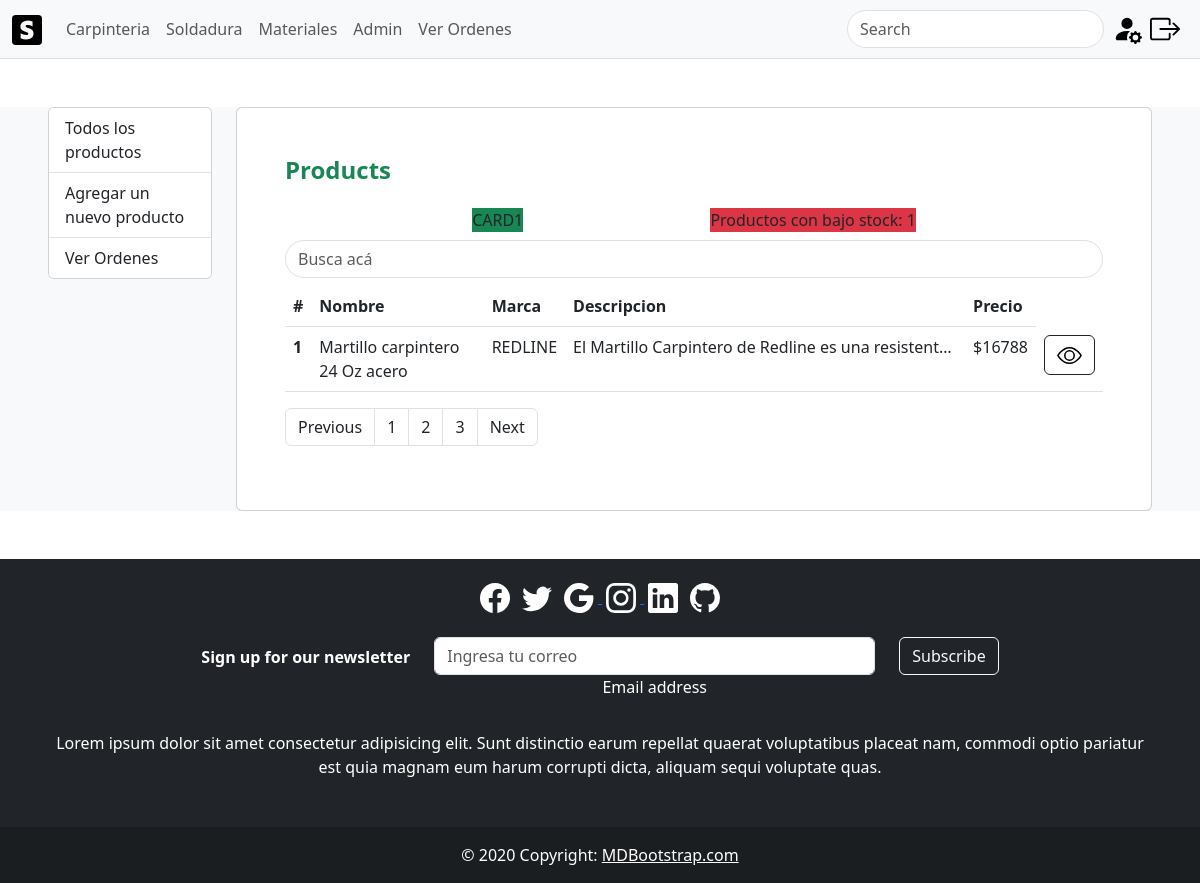
The page /productos/ (signed in) on the database its author committed.
### cliente/models.py (models this page shows, shortened)
class Product(models.Model):
    name = models.CharField(max_length=100)
    description = models.TextField()
    brand = models.CharField(max_length=50)
    price = models.IntegerField()
    model = models.CharField(max_length=50)
    image = models.ImageField(upload_to='productos', null=True)
    stock = models.PositiveIntegerField(default=300)

### cliente/views.py (the view)
# urls.py: path('productos/', views.listarproductos, name='listar_productos'),
@user_passes_test(lambda user: user.is_superuser)
def listarproductos(request):
    products = Product.objects.all()
    low_stock = Product.objects.filter(stock__lte=500)
    context = {
        'products': products,
        'cantidad_low_stock': len(low_stock),
        "low_stock": low_stock
    }
    return render(request, 'listado-productos.html', context)

### cliente/templates/listado-productos.html (shortened to what this page needs)
{% extends 'base.html' %} {% block content %} {% load static%}
<div class="container-fluid px-5 bg-light my-5">
  <div class="row">
    <div class="col-sm-12 col-md-2">
      <div class="card mb-2">
        <ul class="list-group list-group-flush">
          <a href="{% url 'listar_productos' %}" class="list-group-item"
            >Todos los productos</a
          >
          <a href="{% url 'dashboard' %}" class="list-group-item"
            >Agregar un nuevo producto</a
          >
          <a href="{% url 'ordenesAdmin' %}"  class="list-group-item">Ver Ordenes</a>
        </ul>
      </div>
    </div>
    <div class="col-sm-12 col-md-10">
      <section class="card p-5">
        <h4 class="card-tittle mb-4 fw-bold text-success">Products</h4>
         <div class="d-flex justify-content-evenly">
        <div class="bg-success ">
            CARD1
        </div>
        <div class="bg-danger ">
            Productos con bajo stock: {{ cantidad_low_stock }}
        </div>
    </div>
        <input
          type="text"
          class="form-control my-2 rounded-pill"
          placeholder="Busca acá"
        />
        <div class="table-responsive" style="height: max-content">
          <table class="table">
            <thead>
              <tr>
                <th scope="col">#</th>
                <th scope="col">Nombre</th>
                <th scope="col">Marca</th>
                <th scope="col">Descripcion</th>
                <th scope="col">Precio</th>
              </tr>
            </thead>
            <tbody>
              {% for product in products %}
              <tr>
                <th scope="row">{{ forloop.counter }}</th>
                <td>{{ product.name }}</td>
                <td>{{ product.brand }}</td>
                <td class="truncate-cell">{{ product.description }}</td>
                <td>${{ product.price }}</td>
                <td>
                  <button
                    type="button"
                    class="btn btn-outline-dark"
                    data-bs-toggle="modal"
                    data-bs-target="#exampleModal{{ product.id }}"
                  >
                  </button>
                </td>
              </tr>
              {% endfor %}
            </tbody>
          </table>
          <nav aria-label="Page navigation example text-end">
            <ul class="pagination">
              <li class="page-item">
                <a class="page-link text-dark" href="#">Previous</a>
              </li>
              <li class="page-item">
                <a class="page-link text-dark" href="#">1</a>
              </li>
              <li class="page-item">
                <a class="page-link text-dark" href="#">2</a>
              </li>
              <li class="page-item">
                <a class="page-link text-dark" href="#">3</a>
              </li>
              <li class="page-item">
                <a class="page-link text-dark" href="#">Next</a>
              </li>
            </ul>
          </nav>
        </div>
      </section>
    </div>
  </div>
</div>
{% endblock %}

### cliente/templates/listado-productos.html (style rules this page uses)
.truncate-cell { max-width: 400px; overflow: hidden; text-overflow: ellipsis; white-space: nowrap; }

### rows shown on the page
Product: name "Martillo carpintero 24 Oz acero", brand "REDLINE", description "El Martillo Carpintero de Redline es una resistent…", price "16788"

### other values the page prints
{{ cantidad_low_stock }} "1"
